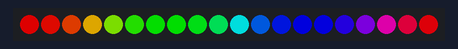
A program run on a simulated Arduino Nano, built with avr-gcc and run on an emulated ATmega328P. Parts: 20 RGB LEDs in strip order, left to right. Dim RGB values are drawn brighter than linear.

Above: at 0.18 s.
At 5.03 s:
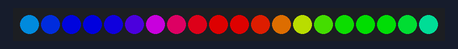
At 9.87 s:
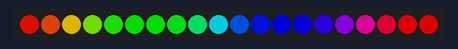
At 19.88 s:
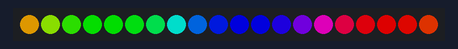
At 29.88 s:
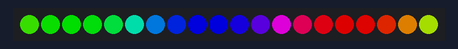
At 39.57 s:
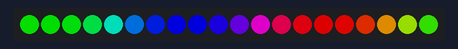

The program:

main.cpp
```cpp
// Rainbow LED Strip - Arduino Nano
// 20x WS2812B LED Strip - Continuous Rainbow Flow
// ================================================

#include <Arduino.h>
#include <Adafruit_NeoPixel.h>

// Configuration
#define LED_PIN     6       // Data pin connected to LED strip
#define LED_COUNT   20      // Number of LEDs in strip
#define BRIGHTNESS  150     // 0-255, adjust as needed

// Create NeoPixel object
Adafruit_NeoPixel strip(LED_COUNT, LED_PIN, NEO_GRB + NEO_KHZ800);

// Rainbow position counter
uint16_t rainbowHue = 0;

// Function prototype
void rainbowCycle();

void setup() {
  strip.begin();
  strip.setBrightness(BRIGHTNESS);
  strip.show(); // Initialize all pixels to off
}

void loop() {
  // Rainbow cycle - flows continuously through the strip
  rainbowCycle();
  delay(10); // Speed control - lower = faster
}

// Creates a flowing rainbow that moves along the strip
void rainbowCycle() {
  for (int i = 0; i < LED_COUNT; i++) {
    // Calculate hue for each pixel, offset by position for flowing effect
    // 65536 is the full color wheel in NeoPixel library
    uint16_t pixelHue = rainbowHue + (i * 65536L / LED_COUNT);
    strip.setPixelColor(i, strip.gamma32(strip.ColorHSV(pixelHue)));
  }
  strip.show();

  // Move the rainbow along
  rainbowHue += 256; // Increment for smooth flow
}
```
